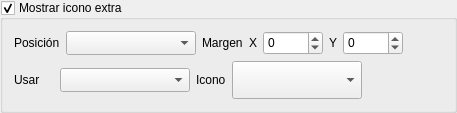
                <widget class="QGroupBox" name="chkPicFlowShowIconExtra">
                 <property name="title">
                  <string>Mostrar icono extra</string>
                 </property>
                 <property name="checkable">
                  <bool>true</bool>
                 </property>
                 <property name="checked">
                  <bool>true</bool>
                 </property>
                 <layout class="QVBoxLayout" name="verticalLayout_17">
                  <item>
                   <layout class="QHBoxLayout" name="horizontalLayout_11">
                    <item>
                     <widget class="QLabel" name="label_16">
                      <property name="sizePolicy">
                       <sizepolicy hsizetype="Preferred" vsizetype="Fixed">
                        <horstretch>0</horstretch>
                        <verstretch>0</verstretch>
                       </sizepolicy>
                      </property>
                      <property name="minimumSize">
                       <size>
                        <width>40</width>
                        <height>0</height>
                       </size>
                      </property>
                      <property name="text">
                       <string>Posición</string>
                      </property>
                     </widget>
                    </item>
                    <item>
                     <widget class="QComboBox" name="cbxPicFlowIconExtraPos">
                      <property name="minimumSize">
                       <size>
                        <width>130</width>
                        <height>24</height>
                       </size>
                      </property>
                     </widget>
                    </item>
                    <item>
                     <widget class="QLabel" name="label_23">
                      <property name="sizePolicy">
                       <sizepolicy hsizetype="Preferred" vsizetype="Fixed">
                        <horstretch>0</horstretch>
                        <verstretch>0</verstretch>
                       </sizepolicy>
                      </property>
                      <property name="text">
                       <string>Margen</string>
                      </property>
                     </widget>
                    </item>
                    <item>
                     <widget class="QLabel" name="label_30">
                      <property name="text">
                       <string>X</string>
                      </property>
                      <property name="alignment">
                       <set>Qt::AlignRight|Qt::AlignTrailing|Qt::AlignVCenter</set>
                      </property>
                     </widget>
                    </item>
                    <item>
                     <widget class="QSpinBox" name="spinBox_PicFlowIconExtraMarginX">
                      <property name="minimumSize">
                       <size>
                        <width>60</width>
                        <height>24</height>
                       </size>
                      </property>
                      <property name="minimum">
                       <number>-500</number>
                      </property>
                      <property name="maximum">
                       <number>500</number>
                      </property>
                     </widget>
                    </item>
                    <item>
                     <widget class="QLabel" name="label_31">
                      <property name="text">
                       <string>Y</string>
                      </property>
                      <property name="alignment">
                       <set>Qt::AlignRight|Qt::AlignTrailing|Qt::AlignVCenter</set>
                      </property>
                     </widget>
                    </item>
                    <item>
                     <widget class="QSpinBox" name="spinBox_PicFlowIconExtraMarginY">
                      <property name="minimumSize">
                       <size>
                        <width>60</width>
                        <height>24</height>
                       </size>
                      </property>
                      <property name="maximumSize">
                       <size>
                        <width>60</width>
                        <height>16777215</height>
                       </size>
                      </property>
                      <property name="minimum">
                       <number>-500</number>
                      </property>
                      <property name="maximum">
                       <number>500</number>
                      </property>
                     </widget>
                    </item>
                    <item>
                     <spacer name="horizontalSpacer_6">
                      <property name="orientation">
                       <enum>Qt::Horizontal</enum>
                      </property>
                      <property name="sizeHint" stdset="0">
                       <size>
                        <width>40</width>
                        <height>20</height>
                       </size>
                      </property>
                     </spacer>
                    </item>
                   </layout>
                  </item>
                  <item>
                   <layout class="QHBoxLayout" name="horizontalLayout_22">
                    <item>
                     <widget class="QLabel" name="label_24">
                      <property name="sizePolicy">
                       <sizepolicy hsizetype="Preferred" vsizetype="Fixed">
                        <horstretch>0</horstretch>
                        <verstretch>0</verstretch>
                       </sizepolicy>
                      </property>
                      <property name="minimumSize">
                       <size>
                        <width>40</width>
                        <height>0</height>
                       </size>
                      </property>
                      <property name="text">
                       <string>Usar</string>
                      </property>
                     </widget>
                    </item>
                    <item>
                     <widget class="QComboBox" name="cbxPicFlowIconExtraUse">
                      <property name="minimumSize">
                       <size>
                        <width>130</width>
                        <height>24</height>
                       </size>
                      </property>
                     </widget>
                    </item>
                    <item>
                     <widget class="QLabel" name="label_25">
                      <property name="sizePolicy">
                       <sizepolicy hsizetype="Preferred" vsizetype="Fixed">
                        <horstretch>0</horstretch>
                        <verstretch>0</verstretch>
                       </sizepolicy>
                      </property>
                      <property name="text">
                       <string>Icono</string>
                      </property>
                     </widget>
                    </item>
                    <item>
                     <widget class="QGroupComboBox" name="cbxPicFlowIconExtraImage">
                      <property name="minimumSize">
                       <size>
                        <width>130</width>
                        <height>38</height>
                       </size>
                      </property>
                      <property name="iconSize">
                       <size>
                        <width>32</width>
                        <height>32</height>
                       </size>
                      </property>
                     </widget>
                    </item>
                    <item>
                     <spacer name="horizontalSpacer_10">
                      <property name="orientation">
                       <enum>Qt::Horizontal</enum>
                      </property>
                      <property name="sizeHint" stdset="0">
                       <size>
                        <width>40</width>
                        <height>20</height>
                       </size>
                      </property>
                     </spacer>
                    </item>
                   </layout>
                  </item>
                 </layout>
                </widget>
